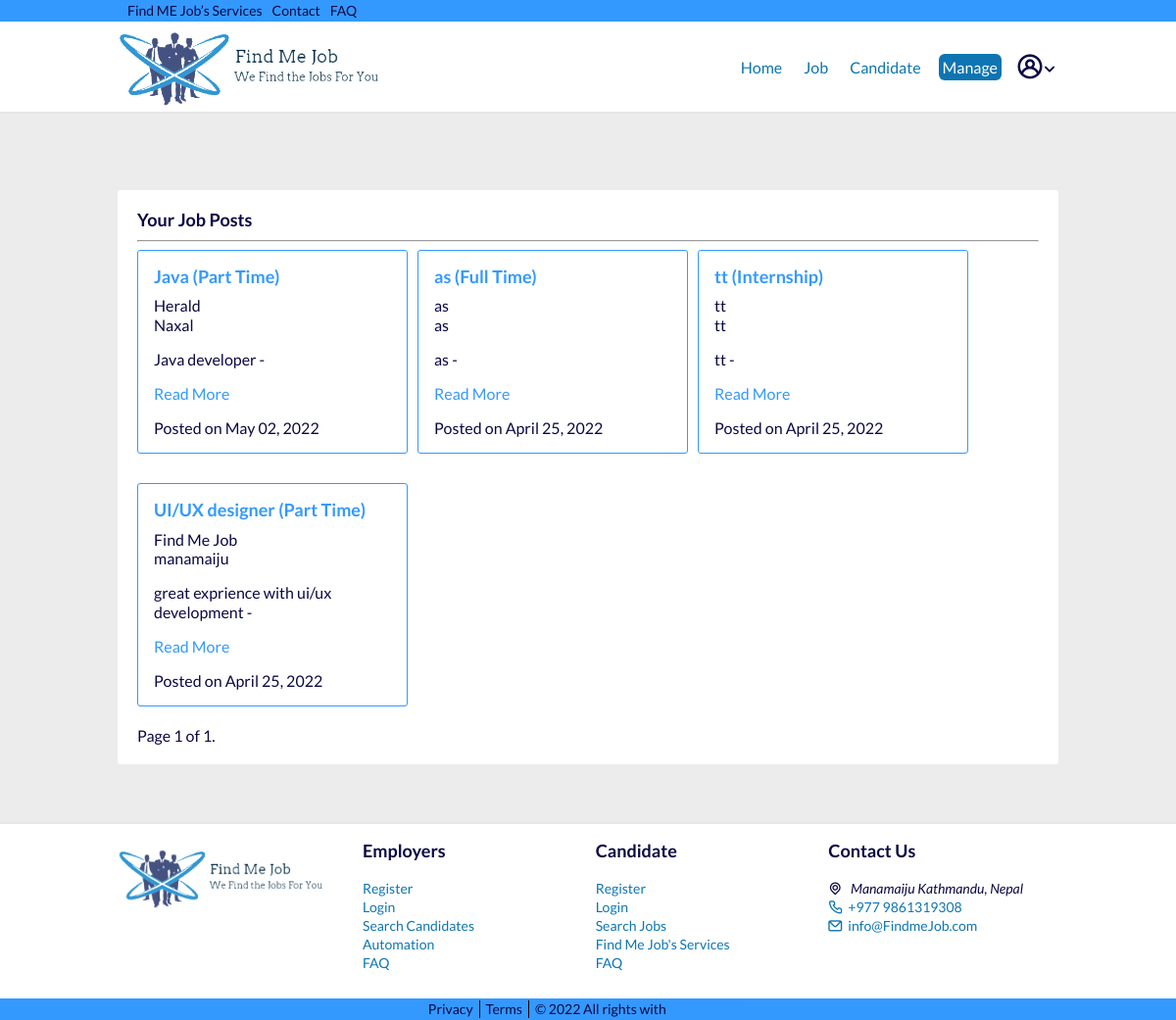
Screenshot of /hiring/jobs/ (signed in) with the database file from the repository.
### recruiters/models.py (models this page shows, shortened)
class Job(models.Model):
    recruiter = models.ForeignKey(
        User, related_name='jobs', on_delete=models.CASCADE)
    title = models.CharField(max_length=255)
    company = models.CharField(max_length=200)
    location = models.CharField(max_length=255)
    description = models.TextField()
    skills_req = models.CharField(max_length=200)
    job_type = models.CharField(
        max_length=30, choices=CHOICES, default='Full Time', null=True)
    link = models.URLField(null=True, blank=True)
    slug = AutoSlugField(populate_from='title', unique=True, null=True)
    date_posted = models.DateTimeField(default=timezone.now)

### recruiters/views.py (the view)
# urls.py: path('jobs/', views.all_jobs, name='job-list'),
@login_required
def all_jobs(request):
    jobs = Job.objects.filter(recruiter=request.user).order_by('-date_posted')
    paginator = Paginator(jobs, 20)
    page_number = request.GET.get('page')
    page_obj = paginator.get_page(page_number)
    context = {
        'manage_jobs_page': "active",
        'jobs': page_obj,
        'rec_navbar': 1,
    }
    return render(request, 'recruiters/job_posts.html', context)

### recruiters/templates/recruiters/job_posts.html (shortened to what this page needs)
{% extends "users/layout.html" %} {% load static %} {% block content %}
<br /><br />
<div class="container job__container">
  <h3><b>Your Job Posts</b></h3>
  <hr/>
  {% if not jobs %}
  <h4>
    Please <a href="{% url 'add-job' %}">add a job</a> first!
  </h4>
  {% else %}
  <section class="job__details">
    {% for job in jobs %}
    <div class="job__content">
      <div class="job-info">
          <a href="{% url 'add-job-detail' job.slug %}"
            ><h3>
              <b>{{job.title}} ({{job.job_type}})</b>
            </h3></a
          >
          <p>{{job.company}}<br />{{job.location}}</p>
          <p class="text">
            {{job.description|truncatewords:30}} -
          </p>
            <a href="{% url 'add-job-detail' job.slug %}">Read More</a>
        <div class="card-footer">
          <span"
            >Posted on {{job.date_posted|date:"F d, Y"}}</span
        </div>
      </div>
    </div>
    {% endfor %}
  </section>
  <section class="section__pagination">
    <div class="pagination">
      <span class="step-links">
        <span class="current">
          Page {{ jobs.number }} of {{ jobs.paginator.num_pages }}.
        </span>
      </span>
      {% endif %}
    </div>
  </section>
</div>
<br />
{% endblock content %}

### static/markup/css/main.css (style rules this page uses)
html { font-family: sans-serif; -ms-text-size-adjust: 100%; -webkit-text-size-adjust: 100%; }
body { margin: 0; }
article, aside, details, figcaption, figure, footer, header, hgroup, main, menu, nav, section, summary { display: block; }
a { background-color: transparent; }
b, strong { font-weight: bold; }
hr { box-sizing: content-box; height: 0; }
html { box-sizing: border-box; }
*, *:before, *:after { box-sizing: inherit; }
* { max-height: 1000000px; }
body { color: #0A0944; background: #ECECEC; font: 1rem/1.2 "Lato", "Arial", "Helvetica Neue", "Helvetica", sans-serif; min-width: 320px; -webkit-font-smoothing: antialiased; -moz-osx-font-smoothing: grayscale; }
h1, .h1, h2, .h2, h3, .h3, h4, .h4, h5, .h5, h6, .h6, .h { font-family: inherit; font-weight: bold; margin: 0 0 0.5em; color: inherit; }
h3, .h3 { font-size: 1.125rem; }
p { margin: 0 0 1em; }
a { color: #39f; }
.container { max-width: 62.5rem; margin: 0 auto; padding: 0 1.25rem; }
.job__container { background: #fff; padding: 1.25rem; border-radius: 3px; margin-bottom: 2.5rem; }
.job__details { margin-bottom: rem-calc(40px); }

### static/main.css (style rules this page uses)
html { font-family: sans-serif; -ms-text-size-adjust: 100%; -webkit-text-size-adjust: 100%; }
body { margin: 0; }
article, aside, details, figcaption, figure, footer, header, hgroup, main, menu, nav, section, summary { display: block; }
a { background-color: transparent; }
b, strong { font-weight: bold; }
hr { box-sizing: content-box; height: 0; }
html { box-sizing: border-box; }
*, *:before, *:after { box-sizing: inherit; }
* { max-height: 1000000px; }
body { color: #0A0944; background: #ECECEC; font: 1rem/1.2 "Lato", "Arial", "Helvetica Neue", "Helvetica", sans-serif; min-width: 320px; -webkit-font-smoothing: antialiased; -moz-osx-font-smoothing: grayscale; }
h1, .h1, h2, .h2, h3, .h3, h4, .h4, h5, .h5, h6, .h6, .h { font-family: inherit; font-weight: bold; margin: 0 0 0.5em; color: inherit; }
h3, .h3 { font-size: 1.125rem; }
p { margin: 0 0 1em; }
a { color: #39f; }
.container { max-width: 62.5rem; margin: 0 auto; padding: 0 1.25rem; }
.job__container { background: #fff; padding: 1.25rem; border-radius: 3px; margin-bottom: 2.5rem; }
.job__details { margin-bottom: rem-calc(40px); }

### recruiters/templates/recruiters/job_posts.html (style rules this page uses)
.job-info a { text-decoration: none; }
.job__content { border: 1px solid #39f; border-radius: 3px; padding: 16px; margin-bottom: 20px; }
@media (min-width: 768px) { .job__details { display: -webkit-box; display: -ms-flexbox; display: flex; -webkit-box-pack: justify; -ms-flex-pack: justify; justify-content: start; gap: 10px; flex-direction: row; flex-wrap: wrap; } }
@media (min-width: 768px) { .job__content { width: 30%; } }
.text { overflow: hidden; text-overflow: ellipsis; display: -webkit-box; -webkit-line-clamp: 3; -webkit-box-orient: vertical; }

### rows the page displays
Job: title "Java", job_type "Part Time", company "Herald", location "Naxal", description "Java developer", date_posted "May 02, 2022"
Job: title "as", job_type "Full Time", company "as", location "as", description "as", date_posted "April 25, 2022"
Job: title "tt", job_type "Internship", company "tt", location "tt", description "tt", date_posted "April 25, 2022"
Job: title "UI/UX designer", job_type "Part Time", company "Find Me Job", location "manamaiju", description "great exprience with ui/ux development", date_posted "April 25, 2022"

### other values shown
{{ jobs.number }} "1"
{{ jobs.paginator.num_pages }} "1"
